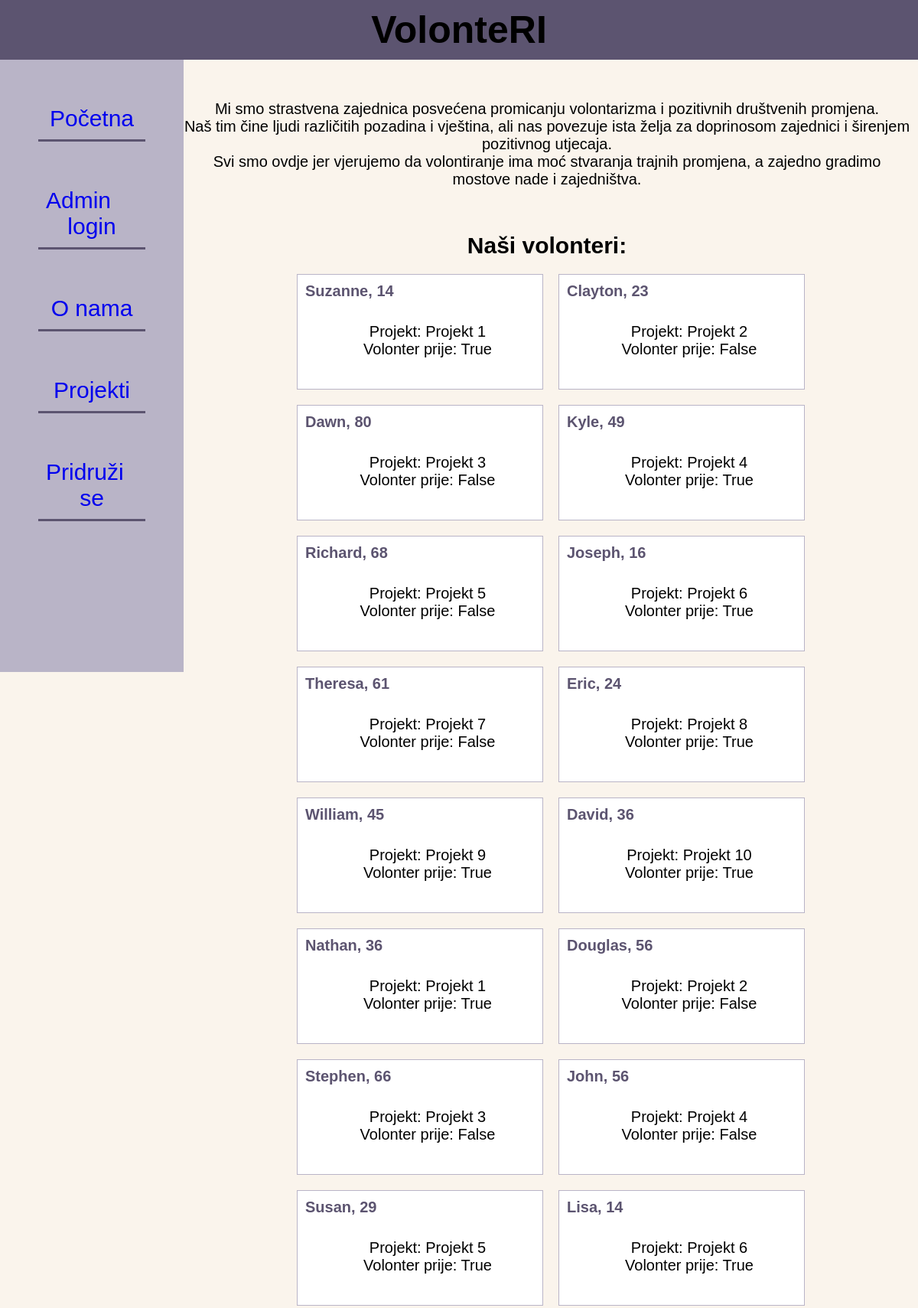
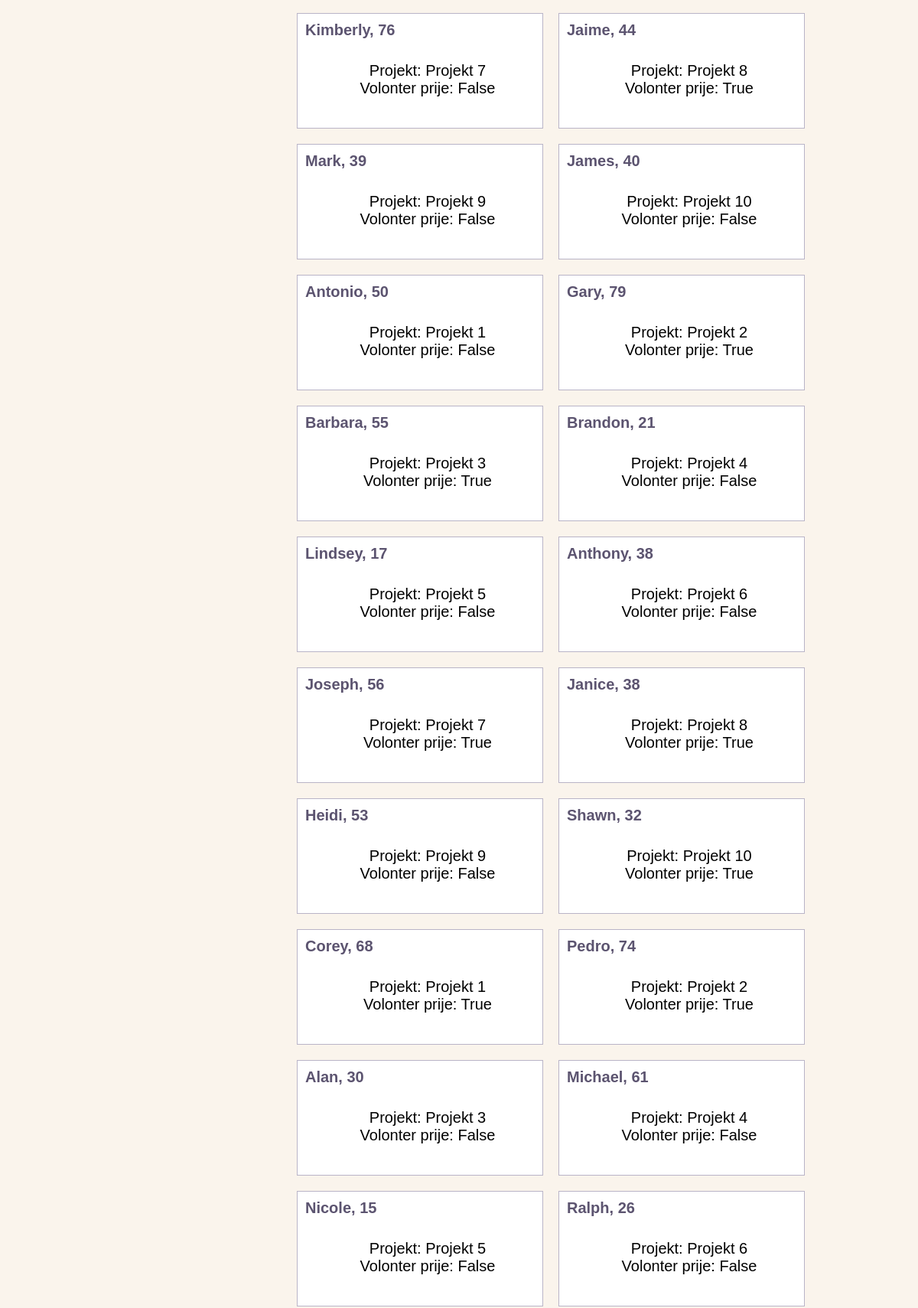
The page /about/ (upper part) on the database its author committed (2 pictures, top to bottom).
### main/models.py (models this page shows, shortened)
class Volonter(models.Model):
    ime = models.CharField(max_length=30)
    prezime = models.CharField(max_length=30)
    godine=models.IntegerField(default=0)
    volonter_prije=models.BooleanField(default=True)
    projekt=models.ForeignKey(Projekt, on_delete=models.CASCADE)

class Projekt(models.Model):
    naziv = models.CharField(max_length=30)
    datum_projekta = models.DateField()
    mjesto=models.CharField(max_length=30, default=" ")
    opis = models.TextField()
    def __str__(self):
        return self.naziv

### main/views.py (the view)
# urls.py: path('about/', views.VolonterListView.as_view(), name='about'),
class VolonterListView(ListView):
    model = Volonter
    template_name = 'o_nama.html'
    context_object_name = 'volonters'

### main/templates/o_nama.html (shortened to what this page needs)
<!DOCTYPE html>
<html lang="en">
<head>
</head>
<body>
    <h1><a href="">VolonteRI</a></h1>
    <div id="sidebar">
        <div class="sidebar-item"><a href="/">Početna</a></div>
        <div class="sidebar-item"><a href="/admin">Admin login</a></div>
        <div class="sidebar-item"><a href="/about">O nama</a></div>
        <div class="sidebar-item"><a href="/projects">Projekti</a></div>
        <div class="sidebar-item"><a href="/join">Pridruži se</a></div>
    </div>
    <div>
        <p> <br>
            Mi smo strastvena zajednica posvećena promicanju volontarizma i pozitivnih društvenih promjena. <br>
            Naš tim čine ljudi različitih pozadina i vještina, ali nas povezuje ista želja za doprinosom zajednici i širenjem pozitivnog utjecaja. <br>
            Svi smo ovdje jer vjerujemo da volontiranje ima moć stvaranja trajnih promjena, a zajedno gradimo mostove nade i zajedništva. <br>
             </p>
        {% block content %}
        <br>
        <h2> Naši volonteri: </h2>
        <div class="volonters-container">
            {% for volonter in volonters %}
            <div class="volonter">
                <h4>{{ volonter.ime }}, {{ volonter.godine }}</h4>
                <p>Projekt: {{ volonter.projekt }} <br> Volonter prije: {{ volonter.volonter_prije }} </p>
            </div>
            {% endfor %}
        </div>
        {% endblock %}
    </div>
</body>
</html>

### main/templates/o_nama.html (style rules this page uses)
body { font-family: Arial, sans-serif; margin: 0; padding: 0; background-color: #faf4ec; }
h1 { background-color: #5C5470; color: white; text-align: center; padding: 10px; margin: 0; font-size: 50px; }
#sidebar { width: 20%; float: left; background-color: #B9B4C7; height: 100vh; }
a { text-decoration: none; }
h2 { color: black; text-align: center; padding: 10px; margin: 0; font-size: 30px; }
p { color: black; text-align: center; padding: 10px; margin-left: 20px; font-size: 20px; }
.sidebar-item { padding: 10px; text-align-last: center; font-size: 30px; margin: 50px; border-bottom: 3px solid #5C5470; }
.volonters-container { display: flex; justify-content:center; flex-wrap: wrap; }
.volonter { border: 1px solid #B9B4C7; margin: 10px; padding: 10px; background-color: #ffffff; width: 300px; font-size: 20px; }
h4 { color: #5C5470; margin: 0; }

### rows shown on the page
Volonter: ime "Suzanne", godine "14", projekt "Projekt 1", volonter_prije "True"
Volonter: ime "Clayton", godine "23", projekt "Projekt 2", volonter_prije "False"
Volonter: ime "Dawn", godine "80", projekt "Projekt 3", volonter_prije "False"
Volonter: ime "Kyle", godine "49", projekt "Projekt 4", volonter_prije "True"
Volonter: ime "Richard", godine "68", projekt "Projekt 5", volonter_prije "False"
Volonter: ime "Joseph", godine "16", projekt "Projekt 6", volonter_prije "True"
Volonter: ime "Theresa", godine "61", projekt "Projekt 7", volonter_prije "False"
Volonter: ime "Eric", godine "24", projekt "Projekt 8", volonter_prije "True"
Volonter: ime "William", godine "45", projekt "Projekt 9", volonter_prije "True"
Volonter: ime "David", godine "36", projekt "Projekt 10", volonter_prije "True"
Volonter: ime "Nathan", godine "36", projekt "Projekt 1", volonter_prije "True"
Volonter: ime "Douglas", godine "56", projekt "Projekt 2", volonter_prije "False"
Volonter: ime "Stephen", godine "66", projekt "Projekt 3", volonter_prije "False"
Volonter: ime "John", godine "56", projekt "Projekt 4", volonter_prije "False"
Volonter: ime "Susan", godine "29", projekt "Projekt 5", volonter_prije "True"
Volonter: ime "Lisa", godine "14", projekt "Projekt 6", volonter_prije "True"
Volonter: ime "Kimberly", godine "76", projekt "Projekt 7", volonter_prije "False"
Volonter: ime "Jaime", godine "44", projekt "Projekt 8", volonter_prije "True"
Volonter: ime "Mark", godine "39", projekt "Projekt 9", volonter_prije "False"
Volonter: ime "James", godine "40", projekt "Projekt 10", volonter_prije "False"
Volonter: ime "Antonio", godine "50", projekt "Projekt 1", volonter_prije "False"
Volonter: ime "Gary", godine "79", projekt "Projekt 2", volonter_prije "True"
Volonter: ime "Barbara", godine "55", projekt "Projekt 3", volonter_prije "True"
Volonter: ime "Brandon", godine "21", projekt "Projekt 4", volonter_prije "False"
Volonter: ime "Lindsey", godine "17", projekt "Projekt 5", volonter_prije "False"
Volonter: ime "Anthony", godine "38", projekt "Projekt 6", volonter_prije "False"
Volonter: ime "Joseph", godine "56", projekt "Projekt 7", volonter_prije "True"
Volonter: ime "Janice", godine "38", projekt "Projekt 8", volonter_prije "True"
Volonter: ime "Heidi", godine "53", projekt "Projekt 9", volonter_prije "False"
Volonter: ime "Shawn", godine "32", projekt "Projekt 10", volonter_prije "True"
Volonter: ime "Corey", godine "68", projekt "Projekt 1", volonter_prije "True"
Volonter: ime "Pedro", godine "74", projekt "Projekt 2", volonter_prije "True"
Volonter: ime "Alan", godine "30", projekt "Projekt 3", volonter_prije "False"
Volonter: ime "Michael", godine "61", projekt "Projekt 4", volonter_prije "False"
Volonter: ime "Nicole", godine "15", projekt "Projekt 5", volonter_prije "False"
Volonter: ime "Ralph", godine "26", projekt "Projekt 6", volonter_prije "False"
